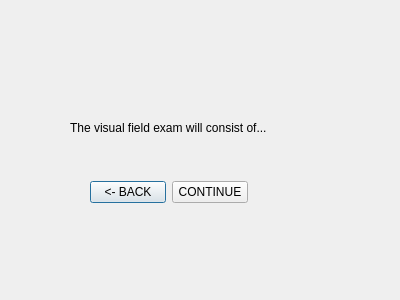
<?xml version="1.0" encoding="UTF-8"?>
<ui version="4.0">
 <class>fielddescr</class>
 <widget class="QDialog" name="fielddescr">
  <property name="geometry">
   <rect>
    <x>0</x>
    <y>0</y>
    <width>400</width>
    <height>300</height>
   </rect>
  </property>
  <property name="windowTitle">
   <string>Dialog</string>
  </property>
  <widget class="QLabel" name="label">
   <property name="geometry">
    <rect>
     <x>70</x>
     <y>120</y>
     <width>211</width>
     <height>16</height>
    </rect>
   </property>
   <property name="text">
    <string>The visual field exam will consist of...</string>
   </property>
  </widget>
  <widget class="QWidget" name="">
   <property name="geometry">
    <rect>
     <x>90</x>
     <y>180</y>
     <width>158</width>
     <height>25</height>
    </rect>
   </property>
   <layout class="QHBoxLayout" name="horizontalLayout">
    <item>
     <widget class="QPushButton" name="fielddescrbakButton">
      <property name="text">
       <string>&lt;- BACK</string>
      </property>
     </widget>
    </item>
    <item>
     <widget class="QPushButton" name="fielddescrcontButton">
      <property name="text">
       <string>CONTINUE</string>
      </property>
     </widget>
    </item>
   </layout>
  </widget>
 </widget>
 <resources/>
 <connections/>
</ui>
